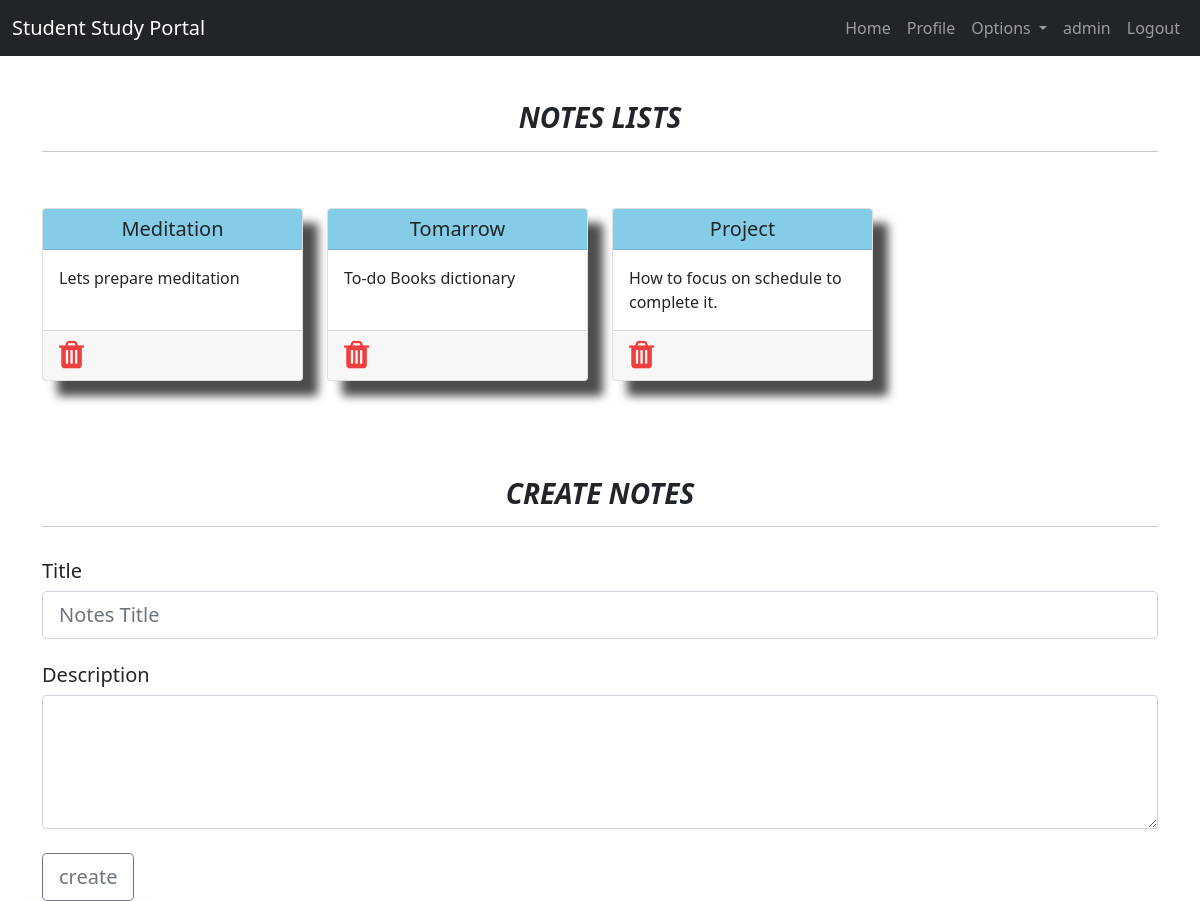
Screenshot of /notes (signed in) with the database file from the repository.
### dashboard/models.py (models this page shows, shortened)
class Note(models.Model):
    user=models.ForeignKey(User,on_delete=models.CASCADE)
    title=models.CharField(max_length=150)
    description=models.TextField()

### dashboard/views.py (the view)
# urls.py: path('notes', views.notes, name='notes'),
@login_required
def notes(request):
    if request.method=='POST':
        title=request.POST['title']
        description=request.POST['description']
        ins=Note(user=request.user,title=title,description=description)
        ins.save()
        messages.success(request,f"Note Creared:{request.user}")
    notes=Note.objects.filter(user=request.user)
    context={"notes":notes}
    return render(request,'notes.html',context)

### templates/notes.html (shortened to what this page needs)
{% extends 'base.html' %}
{% block body %}
<div class="container" style="margin-top: 77px;">
  <div class="row">
    <div class="col-12 mb-3">
      <h3 class="mb-2 mt-4 text-center fw-bold fst-italic ">NOTES LISTS</h3>
      <hr style="border-color:aliceblue">
    </div>
    {% for note in notes %}
    <div class="col-md-3 mt-4 mb-3">
      <a href="/notesdetail/{{note.title}}" class="text-decoration-none">
        <div class="card">
          <div class="card-header h5 text-dark text-center">{{note.title}}</div>
          <div class="card-body text-dark">{{note.description | slice:75}}</div>
          <div class="card-footer mt-auto "><a href="/notesdelete/{{note.id}}">
              <i class="fa fa-trash fa-2x" style='color:rgb(239, 62, 62)'></i></a>
          </div>
        </div>
      </a>
    </div>
    <br><br>
    {% endfor %}
  </div>
</div>
<div class="container mt-5">
  <div class="row">
    <div class="col-12 mb-3 mt-3">
      <h3 class="mb-2 mt-3 text-center fw-bold fst-italic ">CREATE NOTES</h3>
      <hr style="border-color:aliceblue">
    </div>
  </div>
  <form action="/notes" method="post">
    <div class="mb-4">
      <label for="exampleFormControlInput1" class="form-label h5">Title</label>
      <input class="form-control form-control-lg " type="text" placeholder="Notes Title" name="title"
        aria-label=".form-control-lg example">
    </div>
    <div class="mb-4">
      <label for="exampleFormControlTextarea1" class="form-label h5">Description</label>
      <textarea class="form-control" id="exampleFormControlTextarea1" name="description" rows="5"></textarea>
    </div>
    <button type="submit" class="btn btn-outline-secondary btn-lg">create</button>
  </form>
</div>
{% endblock body %}

### templates/base.html (shortened to what this page needs)
{% load static %}
<!doctype html>
<html lang="en">
<head>
  <link href="https://cdn.jsdelivr.net/npm/bootstrap@5.0.2/dist/css/bootstrap.min.css" rel="stylesheet"
>
  <link rel="stylesheet" href="https://cdnjs.cloudflare.com/ajax/libs/font-awesome/4.7.0/css/font-awesome.min.css">
  <link rel="stylesheet" href="https://cdn.jsdelivr.net/npm/flatpickr/dist/flatpickr.min.css">
  <link rel="stylesheet" href="{% static 'css\style.css' %}">
  <link rel="stylesheet" href="{% static 'css\cal.css' %}">
</head>
<body>
  <nav class="navbar navbar-expand-lg navbar-dark bg-dark fixed-top">
    <div class="container-fluid">
      <a class="navbar-brand" href="#">Student Study Portal</a>
      <div class="collapse navbar-collapse " id="navbarSupportedContent">
        <ul class="navbar-nav  ms-auto mb-2 mb-lg-0">
          <li class="nav-item ">
            <a class="nav-link {% block home %}{% endblock home %}" aria-current="page" href="/">Home</a>
          </li>
          <li class="nav-item">
            <a class="nav-link {% block profile %}{% endblock profile %}" href="/profile">Profile</a>
          </li>
          <li class="nav-item dropdown">
            <a class="nav-link dropdown-toggle" href="#" id="navbarDropdown" role="button" data-bs-toggle="dropdown"
              aria-expanded="false">
              Options
            </a>
          </li>
          {% if request.user.is_authenticated %}
          <li class="nav-item">
            <a class="nav-link" href="/">{{request.user}}</a>
          </li>
          <li class="nav-item">
            <a class="nav-link" href="/fnlogout">Logout</a>
          </li>
          {% endif %}
        </ul>
      </div>
    </div>
  </nav>
  {% block body %}
  {% endblock body %}
</body>
</html>

### static/css/style.css (style rules this page uses)
.card { box-shadow: 15px 15px 10px rgb(78, 77, 77); }
.card-header { background-color: rgb(133, 204, 231); }
.col-md-3 .card { width: 100%; height: 100%; }

### rows the page displays
Note: title "Meditation", description "Lets prepare meditation"
Note: title "Tomarrow", description "To-do Books dictionary"
Note: title "Project", description "How to focus on schedule to complete it."

### other values shown
{{ request.user }} "admin"
